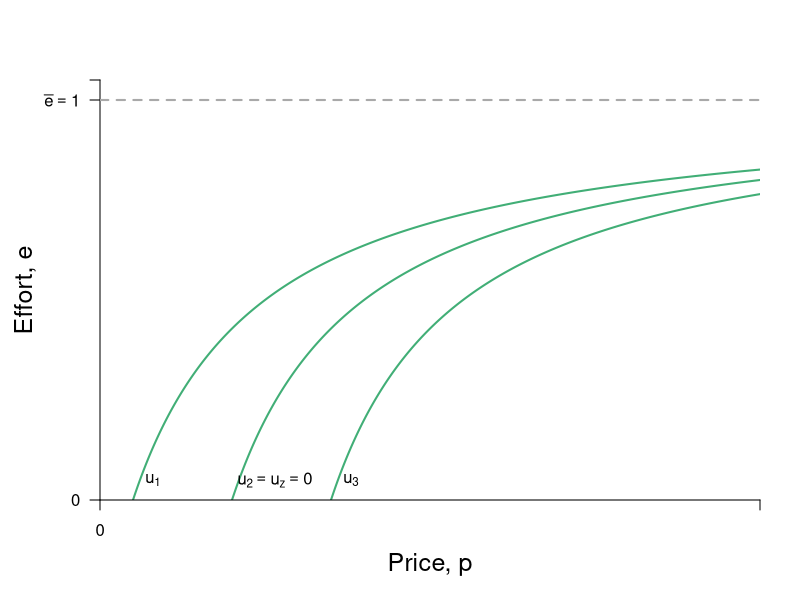

Write the R code that produced this figure. (Note: this script raises an error after producing the figure.)
require(shape)
pdf(file = "employment/employment_price_initial_indiff.pdf", width = 9, height = 7)

#Set parameters for graphics
axislabelsize <- 1.5
graphlinewidth <- 2
segmentlinewidth <- 1.5

COL <- c("#7fc97f", "#beaed4", "#fdc086", "#ffff99", "#386cb0", "#f0027f", "#bf5b17", "#666666")
COLA <- c("#e0f3db", "#99d8c9","#66c2a4","#41ae76", "#238b45", "#005824")
COLB <- c("#4eb3d3", "#2b8cbe", "#0868ac","#084081")

#Parameters for figures
u1 <- 4
u2 <- 10
u3 <- 16
a1 <- 2
a2 <- 2
a3 <- 2

indiffFn1 <- function(y, u1 = 4.5, a1 = 2) {
  1 - (a1) / (y - u1)
}

indiffFn2 <- function(y, u2 = 10.5, a2 = 2) {
  1 - (a2) / (y - u2)
}

indiffFn3 <- function(y, u3 = 16.5, a3 = 2) {
  1 - (a3) / (y - u3)
}

PCFn <- function(delta, mu = 16) {
  delta/mu
}

#The derivative for the function q = 1 - delta/(p - u) = delta/p - u)^2;
#From that we get the derivative and substitute in the relevant values
#for delta, u and p; that is we get a slope of 1/32
#But we also need the intercept; 0.375 above, or q/2 as it stood
tangentLine <- function(w){
  0.375 + (1/32)*w
}

COL <- c("#bae4b3", "#74c476", "#238b45")
par(mar =  c(5, 5, 4, 2))
xlims <- c(0, 10)
ylims <- c(0, 1.05)


plot(0, 0, xlim = xlims, ylim = ylims, type = "n",
     xlab = expression(paste("Price, ", p)),
     ylab = expression(paste("Effort, ", e)),
     xaxt = "n", 
     yaxt = "n",
     cex.lab = axislabelsize, 
     bty = "n", 
     xaxs="i", 
     yaxs="i")


# xpoly1 <- seq(from = xlims[1] + 0.2, to = 8, length.out = 500)
# ypoly1 <- PCFn(xpoly1, mu = 8)
# polygon(x = c(xpoly1, rev(xpoly1[1])), y = c(ypoly1, rev(ypoly1)[1]), col=COLA[1], density=NULL, border = NA)
# 

npts <- 500 
xx1 <- seq(u1 + a1 + 0.1, xlims[2], length.out = npts)
xx2 <- seq(u2 + a2 + 0.1, xlims[2], length.out = npts)
xx3 <- seq(3, xlims[2], length.out = npts)
xx4 <- seq(7, 17, 0.01)
xx5 <- seq(xlims[1] + 0.2, xlims[2], length.out = npts)
xx6 <- seq(xlims[1], 20, length.out = npts)


#Draw the lines for the graphs
#lines(xx5, PCFn(xx5, mu = 8), col = COLA[4], lwd = graphlinewidth)
lines(xx5, indiffFn1(xx5, u = 0), col = COLA[4], lwd = graphlinewidth)
lines(xx5, indiffFn1(xx5, u = -1.5), col = COLA[4], lwd = graphlinewidth)
lines(xx3, indiffFn1(xx3, u = 1.5), col = COLA[4], lwd = graphlinewidth)


#Customize ticks and labels for the plot
ticksy <- c(0,  1, ylims[2])
ylabels <- c(0,  expression(paste(bar(e) == 1) ), NA)
ticksx <- c(0, xlims[2])
xlabels <- c(0,  NA)
axis(1, at = ticksx, pos = 0, labels = xlabels)
axis(2, at = ticksy, pos = 0, labels = ylabels, las = 1)

#Annotation of the three indifference curves
text(0.8, 0.05, expression(paste(u[1])))
text(2.65, 0.05, expression(paste(u[2] == u[z], phantom() == 0)))
text(3.8, 0.05, expression(paste(u[3])))

#Line for the max quality, q = 1 
segments(0, 1, xlims[2], 1, lty = 2, col = "darkgray", lwd = 2)
#Annotating line of 100% quality
#text(1.4, 1.025, expression(paste("Maximum level of effort, ", bar(e))))

#Add a point for the tangency
# segments(4, 0, 4, PCFn(delta = 4, mu = 8), lty = 2, col = "darkgray", lwd = segmentlinewidth)
# segments(0, PCFn(delta = 4, mu = 8), 4, PCFn(delta = 4, mu = 8), lty = 2, col = "darkgray", lwd = segmentlinewidth)
# points(4, PCFn(delta = 4, mu = 8), pch = 16, col = "black", cex = 1.5)
# text(4, PCFn(delta = 4, mu = 8) + 0.03, expression(paste(c)))


#Arrow to Slope of production function
# Arrows(8, 0.9, 18, 0.9, col = "black", lty = 1, lwd = 1.5, arr.type = "triangle")
# text(5, 0.93, expression(paste("Slope = ", frac(1, y[e]))))
# text(6.4, 0.83, expression(paste(" = ", frac(e^0.5, phi))))
#text(6.2, 0.83, expression(paste(" = ", frac(y, 2*phi^2))))
# text(20.8, 0.96, expression(paste(y(e))))

# Arrows(19, 0.6, 16.5, 0.6, col = "black", lty = 1, lwd = 1.5, arr.type = "triangle")
# text(21, 0.6, expression(paste(-frac(1, y[e]) == frac(u[y],u[e]))))

# text(4, 0.5, expression(paste("Feasible")))
# text(4, 0.45, expression(paste("set")))



#Label the feasible frontier
# text(2, 0.75, expression("Better for"), cex = labelsize)
# text(2, 0.7, expression("employer"), cex = labelsize)
# text(3.2, 0.5, expression("(production possibilities frontier)"), cex = labelsize)
# Arrows(4.35, 0.95, 8.1, 0.95, col = "black", lty = 1, lwd = 2, arr.type = "triangle", arr.lwd = 0.5)

# text(8, 0.25, expression("Better for"), cex = labelsize)
# text(8, 0.2, expression("employee"), cex = labelsize)


# text(4, 0.97, expression(paste("Slope of iso-profit")), cex = labelsize)
# text(4, 0.89, expression(paste(-mrt(p,e) == frac(de,dp),phantom()==frac(e, p))), cex = labelsize)
# Arrows(5.1, 0.89, 6.9, 0.89, col = "black", lty = 1, lwd = 2, arr.type = "triangle", arr.lwd = 0.5)

text(8, 0.5, expression(paste(mrs(p,e) == frac(u[p],u[e]) )), cex = labelsize)
Arrows(6.4, 0.5, 4.25, 0.5, col = "black", lty = 1, lwd = 2, arr.type = "triangle", arr.lwd = 0.5)


dev.off()
